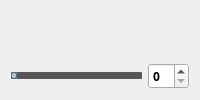
       <widget class="QWidget" name="LowerRightLayout" native="true">
        <layout class="QGridLayout" name="gridLayout_4">
         <item row="0" column="0">
          <layout class="QVBoxLayout" name="LowerRightLayout_2">
           <item>
            <widget class="QVTKWidget" name="LowerRightQvtkWidget">
             <property name="sizePolicy">
              <sizepolicy hsizetype="Expanding" vsizetype="Expanding">
               <horstretch>0</horstretch>
               <verstretch>0</verstretch>
              </sizepolicy>
             </property>
            </widget>
           </item>
           <item>
            <layout class="QHBoxLayout" name="horizontalLayout_10">
             <item>
              <widget class="QSlider" name="LowerRightSlider">
               <property name="styleSheet">
                <string notr="true">QSlider::groove:horizontal {  
border: 1px solid #4A708B;  
background: #C0C0C0;  
height: 5px;  
border-radius: 1px;  
padding-left:-1px;  
padding-right:-1px;  
}  

QSlider::sub-page:horizontal {  
background: qlineargradient(x1:0, y1:0, x2:0, y2:1,   
stop:0 #B1B1B1, stop:1 #c4c4c4);  
background: qlineargradient(x1: 0, y1: 0.2, x2: 1, y2: 1,  
stop: 0 #5DCCFF, stop: 1 #1874CD);  
border: 1px solid #4A708B;  
height: 10px;  
border-radius: 2px;  
}  

QSlider::add-page:horizontal {  
background: #575757;  
border: 0px solid #777;  
height: 10px;  
border-radius: 2px;  
}  
 
QSlider::handle:horizontal   
{  
background: qradialgradient(spread:pad, cx:0.5, cy:0.5, radius:0.5, fx:0.5, fy:0.5,   
stop:0.6 #45ADED, stop:0.778409 rgba(255, 255, 255, 255));  

width: 11px;  
margin-top: -3px;  
 margin-bottom: -3px;  
border-radius: 5px;  
}  
QSlider::handle:horizontal:hover {  
background: qradialgradient(spread:pad, cx:0.5, cy:0.5, radius:0.5, fx:0.5, fy:0.5, stop:0.6 #2A8BDA,   
stop:0.778409 rgba(255, 255, 255, 255));  
width: 11px;margin-top: -3px;margin-bottom: -3px;border-radius: 5px;}  

QSlider::sub-page:horizontal:disabled { background: #00009C;  
border-color: #999;}  
QSlider::add-page:horizontal:disabled { background: #eee;  border-color: #999;}  

QSlider::handle:horizontal:disabled {  
background: #eee;  
border: 1px solid #aaa;  
border-radius: 4px;}  
</string>
               </property>
               <property name="orientation">
                <enum>Qt::Horizontal</enum>
               </property>
              </widget>
             </item>
             <item>
              <widget class="QSpinBox" name="LowerRightSpinBox">
               <property name="font">
                <font>
                 <family>微软雅黑</family>
                 <weight>75</weight>
                 <bold>true</bold>
                </font>
               </property>
              </widget>
             </item>
            </layout>
           </item>
          </layout>
         </item>
        </layout>
       </widget>
